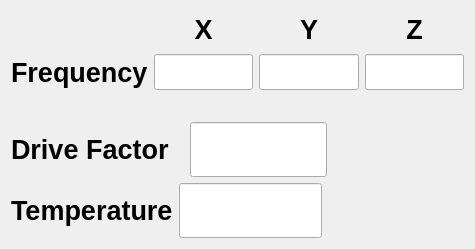
<?xml version="1.0" encoding="UTF-8"?>
<ui version="4.0">
 <class>Form</class>
 <widget class="QWidget" name="Form">
  <property name="geometry">
   <rect>
    <x>0</x>
    <y>0</y>
    <width>475</width>
    <height>249</height>
   </rect>
  </property>
  <property name="windowTitle">
   <string>Form</string>
  </property>
  <layout class="QVBoxLayout" name="verticalLayout" stretch="3,1,2,2">
   <item>
    <layout class="QGridLayout" name="gridLayout" rowstretch="1,1" columnstretch="1,2,2,2" rowminimumheight="0,0">
     <property name="verticalSpacing">
      <number>6</number>
     </property>
     <item row="1" column="0">
      <widget class="QLabel" name="label_2">
       <property name="font">
        <font>
         <pointsize>20</pointsize>
         <weight>75</weight>
         <bold>true</bold>
        </font>
       </property>
       <property name="text">
        <string>Frequency</string>
       </property>
      </widget>
     </item>
     <item row="0" column="2">
      <widget class="QLabel" name="label_4">
       <property name="sizePolicy">
        <sizepolicy hsizetype="Preferred" vsizetype="Preferred">
         <horstretch>0</horstretch>
         <verstretch>0</verstretch>
        </sizepolicy>
       </property>
       <property name="font">
        <font>
         <pointsize>20</pointsize>
         <weight>75</weight>
         <bold>true</bold>
        </font>
       </property>
       <property name="text">
        <string>Y</string>
       </property>
       <property name="scaledContents">
        <bool>true</bool>
       </property>
       <property name="alignment">
        <set>Qt::AlignCenter</set>
       </property>
      </widget>
     </item>
     <item row="0" column="3">
      <widget class="QLabel" name="label_5">
       <property name="sizePolicy">
        <sizepolicy hsizetype="Preferred" vsizetype="Preferred">
         <horstretch>0</horstretch>
         <verstretch>0</verstretch>
        </sizepolicy>
       </property>
       <property name="font">
        <font>
         <pointsize>20</pointsize>
         <weight>75</weight>
         <bold>true</bold>
        </font>
       </property>
       <property name="text">
        <string>Z</string>
       </property>
       <property name="scaledContents">
        <bool>true</bool>
       </property>
       <property name="alignment">
        <set>Qt::AlignCenter</set>
       </property>
      </widget>
     </item>
     <item row="1" column="1">
      <widget class="caTextEntry" name="catextentry_2">
       <property name="sizePolicy">
        <sizepolicy hsizetype="Expanding" vsizetype="Expanding">
         <horstretch>0</horstretch>
         <verstretch>0</verstretch>
        </sizepolicy>
       </property>
       <property name="minimumSize">
        <size>
         <width>0</width>
         <height>0</height>
        </size>
       </property>
       <property name="channel" stdset="0">
        <string notr="true">$(P):FrequencyX.VAL</string>
       </property>
       <property name="maxValue">
        <double>600.000000000000000</double>
       </property>
       <property name="minValue">
        <double>1.000000000000000</double>
       </property>
       <property name="formatType">
        <enum>caLineEdit::truncated</enum>
       </property>
      </widget>
     </item>
     <item row="0" column="1">
      <widget class="QLabel" name="label_3">
       <property name="sizePolicy">
        <sizepolicy hsizetype="Preferred" vsizetype="Preferred">
         <horstretch>0</horstretch>
         <verstretch>0</verstretch>
        </sizepolicy>
       </property>
       <property name="font">
        <font>
         <pointsize>20</pointsize>
         <weight>75</weight>
         <bold>true</bold>
        </font>
       </property>
       <property name="text">
        <string>X</string>
       </property>
       <property name="scaledContents">
        <bool>true</bool>
       </property>
       <property name="alignment">
        <set>Qt::AlignCenter</set>
       </property>
      </widget>
     </item>
     <item row="1" column="2">
      <widget class="caTextEntry" name="catextentry_3">
       <property name="sizePolicy">
        <sizepolicy hsizetype="Expanding" vsizetype="Expanding">
         <horstretch>0</horstretch>
         <verstretch>0</verstretch>
        </sizepolicy>
       </property>
       <property name="minimumSize">
        <size>
         <width>0</width>
         <height>0</height>
        </size>
       </property>
       <property name="channel" stdset="0">
        <string notr="true">$(P):FrequencyY.VAL</string>
       </property>
       <property name="maxValue">
        <double>600.000000000000000</double>
       </property>
       <property name="minValue">
        <double>1.000000000000000</double>
       </property>
      </widget>
     </item>
     <item row="1" column="3">
      <widget class="caTextEntry" name="catextentry_4">
       <property name="sizePolicy">
        <sizepolicy hsizetype="Expanding" vsizetype="Expanding">
         <horstretch>0</horstretch>
         <verstretch>0</verstretch>
        </sizepolicy>
       </property>
       <property name="minimumSize">
        <size>
         <width>0</width>
         <height>0</height>
        </size>
       </property>
       <property name="channel" stdset="0">
        <string notr="true">$(P):FrequencyZ.VAL</string>
       </property>
       <property name="maxValue">
        <double>600.000000000000000</double>
       </property>
       <property name="minValue">
        <double>1.000000000000000</double>
       </property>
       <property name="formatType">
        <enum>caLineEdit::user_defined_format</enum>
       </property>
       <property name="formatString">
        <string>%d</string>
       </property>
      </widget>
     </item>
    </layout>
   </item>
   <item>
    <spacer name="horizontalSpacer">
     <property name="orientation">
      <enum>Qt::Horizontal</enum>
     </property>
     <property name="sizeHint" stdset="0">
      <size>
       <width>40</width>
       <height>20</height>
      </size>
     </property>
    </spacer>
   </item>
   <item>
    <layout class="QHBoxLayout" name="horizontalLayout_4" stretch="2,3,3">
     <property name="spacing">
      <number>6</number>
     </property>
     <property name="bottomMargin">
      <number>0</number>
     </property>
     <item>
      <widget class="QLabel" name="label_7">
       <property name="font">
        <font>
         <pointsize>20</pointsize>
         <weight>75</weight>
         <bold>true</bold>
        </font>
       </property>
       <property name="text">
        <string>Drive Factor  </string>
       </property>
       <property name="scaledContents">
        <bool>true</bool>
       </property>
      </widget>
     </item>
     <item>
      <widget class="caTextEntry" name="catextentry_6">
       <property name="sizePolicy">
        <sizepolicy hsizetype="Expanding" vsizetype="Expanding">
         <horstretch>0</horstretch>
         <verstretch>0</verstretch>
        </sizepolicy>
       </property>
       <property name="minimumSize">
        <size>
         <width>0</width>
         <height>0</height>
        </size>
       </property>
       <property name="font">
        <font>
         <family>Monospace</family>
         <pointsize>30</pointsize>
         <stylestrategy>PreferDefault</stylestrategy>
        </font>
       </property>
       <property name="inputMask">
        <string/>
       </property>
       <property name="channel" stdset="0">
        <string notr="true">$(P):DriveFactor.VAL</string>
       </property>
       <property name="precision">
        <number>2</number>
       </property>
       <property name="precisionMode">
        <enum>caLineEdit::User</enum>
       </property>
       <property name="maxValue">
        <double>3.000000000000000</double>
       </property>
       <property name="minValue">
        <double>0.100000000000000</double>
       </property>
       <property name="formatType">
        <enum>caLineEdit::decimal</enum>
       </property>
       <property name="formatString">
        <string>%.2lf</string>
       </property>
      </widget>
     </item>
     <item>
      <spacer name="horizontalSpacer_4">
       <property name="orientation">
        <enum>Qt::Horizontal</enum>
       </property>
       <property name="sizeHint" stdset="0">
        <size>
         <width>40</width>
         <height>20</height>
        </size>
       </property>
      </spacer>
     </item>
    </layout>
   </item>
   <item>
    <layout class="QHBoxLayout" name="horizontalLayout_3" stretch="2,3,3">
     <property name="spacing">
      <number>6</number>
     </property>
     <property name="bottomMargin">
      <number>0</number>
     </property>
     <item>
      <widget class="QLabel" name="label_6">
       <property name="font">
        <font>
         <pointsize>20</pointsize>
         <weight>75</weight>
         <bold>true</bold>
        </font>
       </property>
       <property name="text">
        <string>Temperature</string>
       </property>
       <property name="scaledContents">
        <bool>true</bool>
       </property>
      </widget>
     </item>
     <item>
      <widget class="caTextEntry" name="catextentry_5">
       <property name="sizePolicy">
        <sizepolicy hsizetype="Expanding" vsizetype="Expanding">
         <horstretch>0</horstretch>
         <verstretch>0</verstretch>
        </sizepolicy>
       </property>
       <property name="minimumSize">
        <size>
         <width>0</width>
         <height>0</height>
        </size>
       </property>
       <property name="font">
        <font>
         <family>Monospace</family>
         <pointsize>30</pointsize>
         <stylestrategy>PreferDefault</stylestrategy>
        </font>
       </property>
       <property name="channel" stdset="0">
        <string notr="true">$(P):Temperature.VAL</string>
       </property>
       <property name="maxValue">
        <double>300.000000000000000</double>
       </property>
       <property name="minValue">
        <double>0.000000000000000</double>
       </property>
      </widget>
     </item>
     <item>
      <spacer name="horizontalSpacer_2">
       <property name="orientation">
        <enum>Qt::Horizontal</enum>
       </property>
       <property name="sizeHint" stdset="0">
        <size>
         <width>40</width>
         <height>20</height>
        </size>
       </property>
      </spacer>
     </item>
    </layout>
   </item>
  </layout>
 </widget>
 <customwidgets>
  <customwidget>
   <class>caTextEntry</class>
   <extends>caLineEdit</extends>
   <header>caTextEntry</header>
  </customwidget>
  <customwidget>
   <class>caLineEdit</class>
   <extends>QLineEdit</extends>
   <header>caLineEdit</header>
  </customwidget>
 </customwidgets>
 <resources/>
 <connections/>
</ui>
